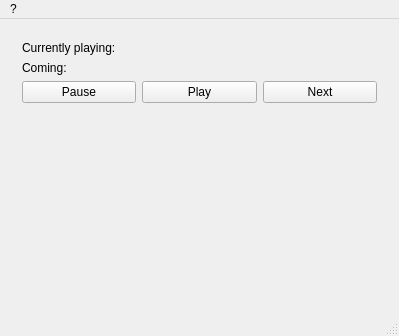
<?xml version="1.0" encoding="UTF-8"?>
<ui version="4.0">
 <class>SmoozikSimplestClientWindow</class>
 <widget class="QMainWindow" name="SmoozikSimplestClientWindow">
  <property name="geometry">
   <rect>
    <x>0</x>
    <y>0</y>
    <width>399</width>
    <height>336</height>
   </rect>
  </property>
  <property name="windowTitle">
   <string>SmoozikSimplestClientWindow</string>
  </property>
  <widget class="QWidget" name="centralWidget">
   <layout class="QHBoxLayout" name="horizontalLayout">
    <item>
     <widget class="QStackedWidget" name="stackedWidget">
      <property name="currentIndex">
       <number>2</number>
      </property>
      <widget class="QWidget" name="loginPage">
       <layout class="QVBoxLayout" name="verticalLayout">
        <item>
         <spacer name="verticalSpacer">
          <property name="orientation">
           <enum>Qt::Vertical</enum>
          </property>
          <property name="sizeHint" stdset="0">
           <size>
            <width>20</width>
            <height>40</height>
           </size>
          </property>
         </spacer>
        </item>
        <item>
         <widget class="QLabel" name="usernameLabel">
          <property name="text">
           <string>Username:</string>
          </property>
          <property name="alignment">
           <set>Qt::AlignCenter</set>
          </property>
         </widget>
        </item>
        <item>
         <widget class="QLineEdit" name="usernameLineEdit"/>
        </item>
        <item>
         <widget class="QLabel" name="passwordLabel">
          <property name="text">
           <string>Password:</string>
          </property>
          <property name="alignment">
           <set>Qt::AlignCenter</set>
          </property>
         </widget>
        </item>
        <item>
         <widget class="QLineEdit" name="passwordLineEdit">
          <property name="echoMode">
           <enum>QLineEdit::Password</enum>
          </property>
         </widget>
        </item>
        <item>
         <widget class="QPushButton" name="loginButton">
          <property name="text">
           <string>Sign in</string>
          </property>
         </widget>
        </item>
        <item>
         <widget class="QLabel" name="loginStateLabel">
          <property name="text">
           <string/>
          </property>
          <property name="alignment">
           <set>Qt::AlignCenter</set>
          </property>
         </widget>
        </item>
        <item>
         <spacer name="verticalSpacer_2">
          <property name="orientation">
           <enum>Qt::Vertical</enum>
          </property>
          <property name="sizeHint" stdset="0">
           <size>
            <width>20</width>
            <height>40</height>
           </size>
          </property>
         </spacer>
        </item>
       </layout>
      </widget>
      <widget class="QWidget" name="loadingPage">
       <layout class="QVBoxLayout" name="verticalLayout_2">
        <item>
         <widget class="QLabel" name="loadingLabel">
          <property name="text">
           <string>Loading...</string>
          </property>
          <property name="alignment">
           <set>Qt::AlignCenter</set>
          </property>
         </widget>
        </item>
       </layout>
      </widget>
      <widget class="QWidget" name="playerPage">
       <layout class="QVBoxLayout" name="verticalLayout_3">
        <item>
         <layout class="QFormLayout" name="formLayout">
          <property name="topMargin">
           <number>0</number>
          </property>
          <item row="0" column="0">
           <widget class="QLabel" name="label">
            <property name="text">
             <string>Currently playing:</string>
            </property>
           </widget>
          </item>
          <item row="0" column="1">
           <widget class="QLabel" name="currentTrackLabel">
            <property name="text">
             <string/>
            </property>
           </widget>
          </item>
          <item row="1" column="0">
           <widget class="QLabel" name="label_3">
            <property name="text">
             <string>Coming:</string>
            </property>
           </widget>
          </item>
          <item row="1" column="1">
           <widget class="QLabel" name="nextTrackLabel">
            <property name="text">
             <string/>
            </property>
           </widget>
          </item>
         </layout>
        </item>
        <item>
         <layout class="QHBoxLayout" name="horizontalLayout_2">
          <item>
           <widget class="QPushButton" name="pauseButton">
            <property name="text">
             <string>Pause</string>
            </property>
           </widget>
          </item>
          <item>
           <widget class="QPushButton" name="playButton">
            <property name="text">
             <string>Play</string>
            </property>
           </widget>
          </item>
          <item>
           <widget class="QPushButton" name="nextButton">
            <property name="text">
             <string>Next</string>
            </property>
           </widget>
          </item>
         </layout>
        </item>
        <item>
         <spacer name="verticalSpacer_3">
          <property name="orientation">
           <enum>Qt::Vertical</enum>
          </property>
          <property name="sizeHint" stdset="0">
           <size>
            <width>20</width>
            <height>40</height>
           </size>
          </property>
         </spacer>
        </item>
       </layout>
      </widget>
     </widget>
    </item>
   </layout>
  </widget>
  <widget class="QMenuBar" name="menuBar">
   <property name="geometry">
    <rect>
     <x>0</x>
     <y>0</y>
     <width>399</width>
     <height>26</height>
    </rect>
   </property>
   <widget class="QMenu" name="aboutMenu">
    <property name="title">
     <string>?</string>
    </property>
    <addaction name="actionAbout"/>
   </widget>
   <addaction name="aboutMenu"/>
  </widget>
  <widget class="QStatusBar" name="statusBar"/>
  <action name="actionAbout">
   <property name="text">
    <string>About</string>
   </property>
  </action>
 </widget>
 <layoutdefault spacing="6" margin="11"/>
 <resources/>
 <connections/>
</ui>
